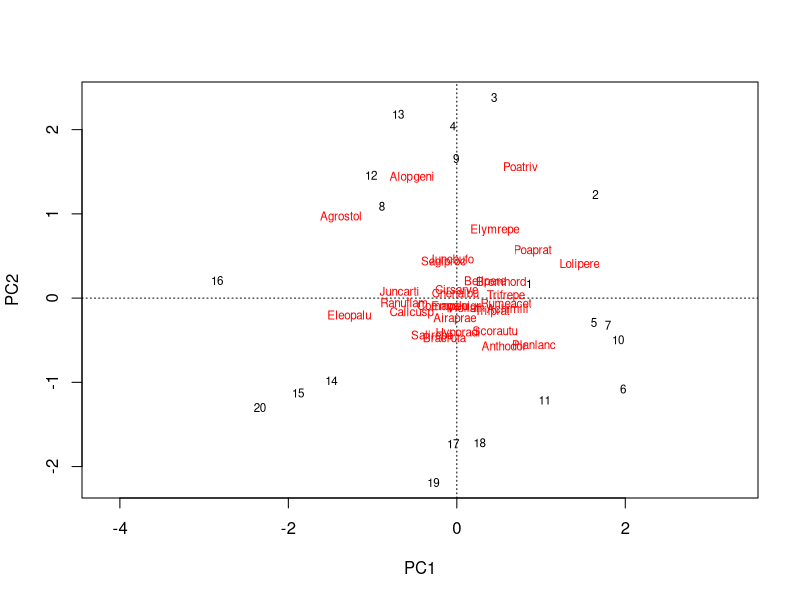

Write R code to recreate this figure.
# Code for performing multivariate analysis with community data

# The vegan package will be used for the multivariate part
# install.packages("vegan")
library(vegan)

# Using the data inside vegan
data(dune)

# Looing inside the dataset
dune # whole dataset

# Looing at few rows
head(dune)

# Principal Component Analysis with vegan
multipca <- pca(dune)
multipca

# Principal Components Analysis without vegan
# multivar <- prcomp(dune)
# multivar

# Looking at the percentage of variance explained by each Principal COmponent
summary(multipca)

# How much variability is explained by the first two components?
# proportion of PC1: 0.2947
# percentage of explained variability by PC!: 29.47%

# Exercise: calculate the percentage of explained variability by PC2
# proportion of PC1: 0.2157
# percentage of explained variability by PC: 21.57%

# Exercise: we are going to make a graph with just two dimensions over the 20 original dimensions, what is the total variability explained by PC1 + PC2
# Total explained variability 
totvar = 29.47 + 21.57
totvar # 51.04

# Make the final plot
plot(multipca)
